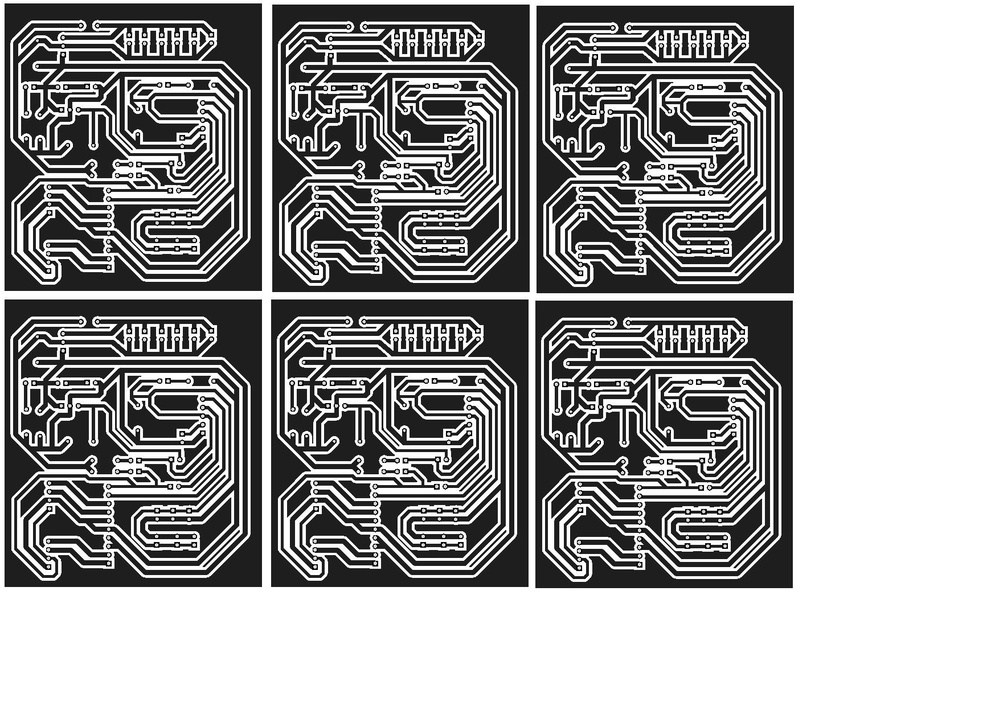
#> input picture Placa massa/Placa de potencia impressa-page-001.jpg, 999 x 706 px, shrunk from 1754 x 1240 before the run, given in place of the camera
$ python Adaptativo.py
#> lines starting #> are read from the running program, lines starting #| are printed output that depends on the picture; after the words box and inside, x2 and y2 are one past the last pixel; in counts of white or black regions, pixels touching at a corner belong together
import cv2
import numpy as np

video = cv2.VideoCapture(0)

while True:
    _, img = video.read()
#> img is the input picture: shape (706, 999, 3); min 0, max 255, mean 156.6
    img = cv2.cvtColor(img, cv2.COLOR_BGR2GRAY)
#> img: shape (706, 999)

    # _, img_bin = cv2.threshold(img_filtered, 0, 255, cv2.THRESH_BINARY+cv2.THRESH_OTSU)
    img_filtered = cv2.GaussianBlur(img, (5, 5), 0)
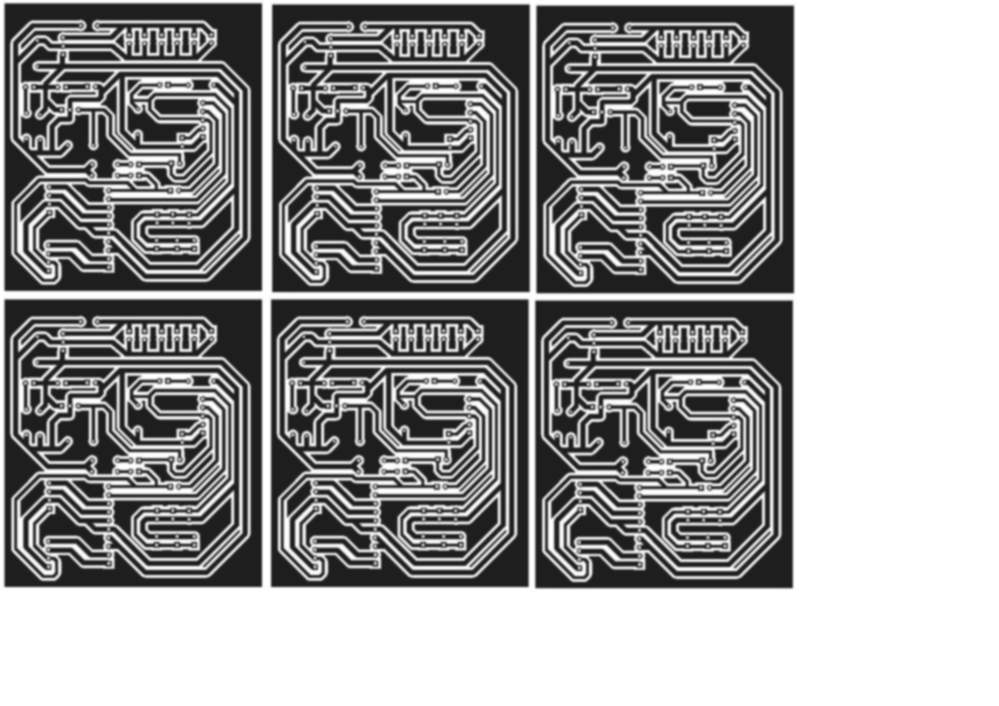
#> img_filtered: shape (706, 999); min 27, max 255, mean 156.6
    thresh = cv2.adaptiveThreshold(img,255,cv2.ADAPTIVE_THRESH_GAUSSIAN_C, cv2.THRESH_BINARY,11,2)
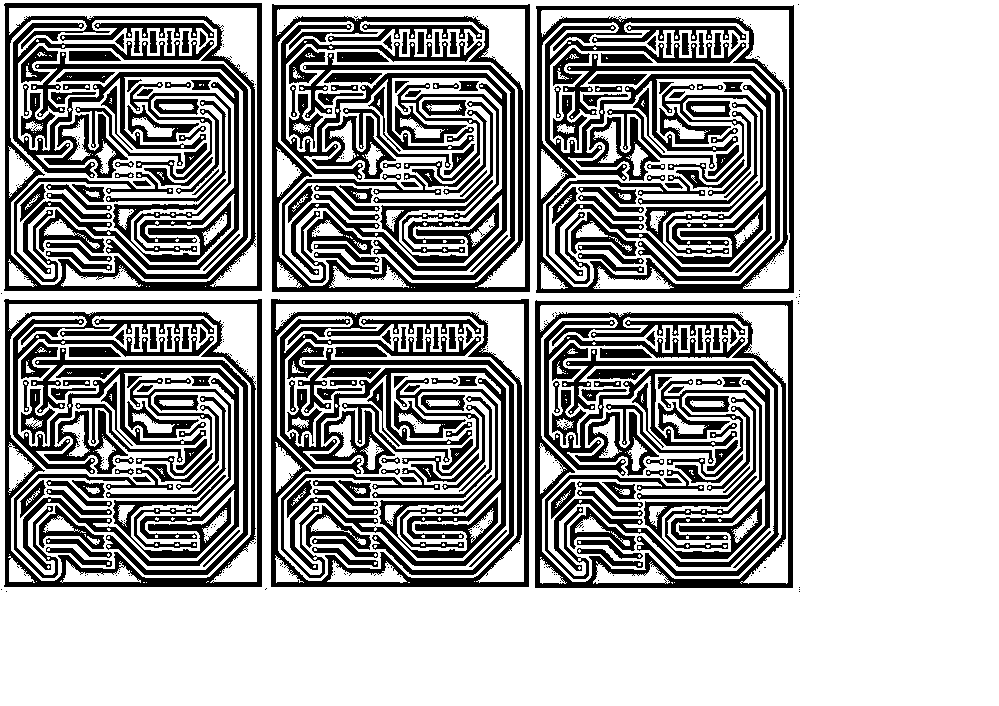
#> thresh: shape (706, 999); 66.2% white; 572 black regions (296 under 20 px), largest, box (x1, y1, x2, y2) and area: (272, 4, 530, 292) 9764, (535, 300, 793, 588) 9670, (271, 299, 529, 587) 9589

    cv2.imshow("Original", img)
    cv2.imshow("Binario", thresh)

    if cv2.waitKey(30) == 27:
#> (key Esc is pressed here)
        break

$ run again, on Placa massa/Placa_Logica.jpg
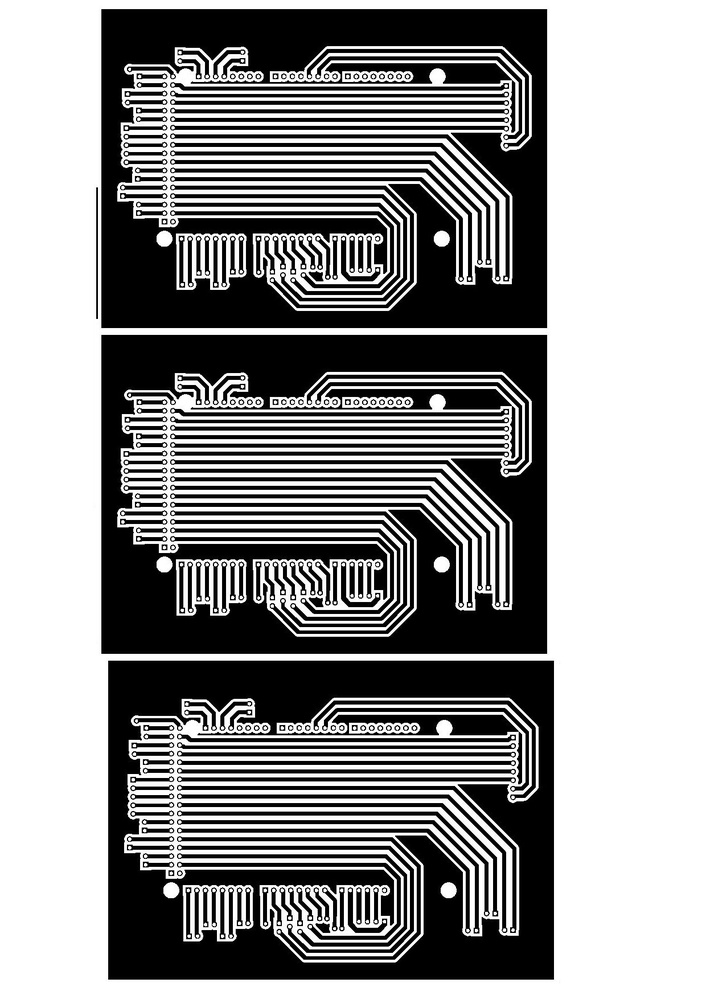
#> input picture Placa massa/Placa_Logica.jpg, 706 x 999 px, shrunk from 1240 x 1754 before the run, given in place of the camera
#> img is the input picture: shape (999, 706, 3); min 0, max 255, mean 148.4
#> img: shape (999, 706)
#> `img_filtered = cv2.GaussianBlur(img, (5, 5), 0)`:
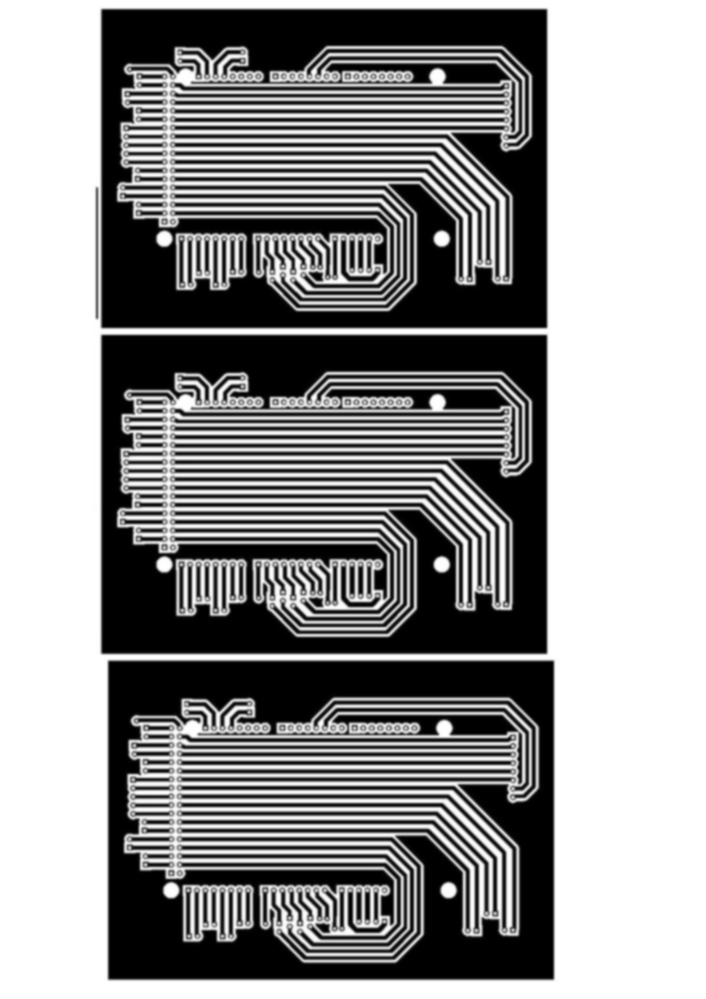
#> img_filtered: shape (999, 706); min 0, max 255, mean 148.4
#> `thresh = cv2.adaptiveThreshold(img,255,cv2.ADAPTIVE_THRESH_GAUSSIAN_C,..`:
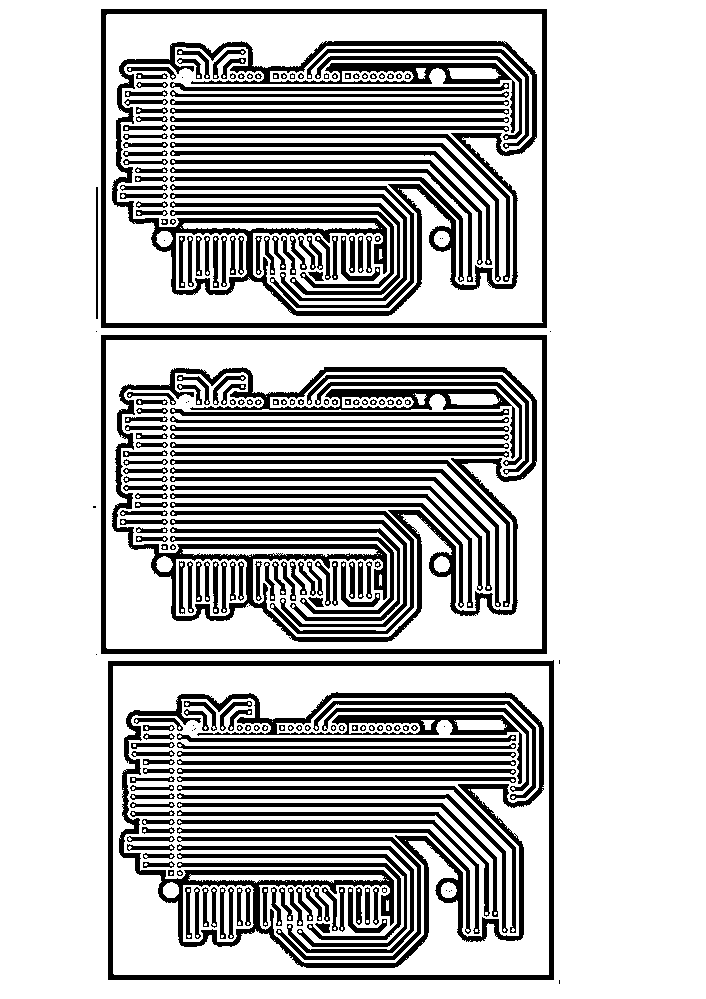
#> thresh: shape (999, 706); 75.8% white; 278 black regions (33 under 20 px), largest, box (x1, y1, x2, y2) and area: (119, 692, 544, 968) 14851, (112, 41, 537, 316) 14799, (112, 367, 537, 642) 14769
